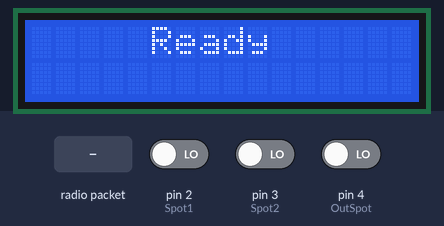
Bench run of a sketch on a simulated Arduino Uno, built with avr-gcc and run on an emulated ATmega328P. On the bench: 16×2 character LCD. The test bench sets the inputs (shaded band); at power-on: pin 4 (OutSpot) LOW, pin 2 (Spot1) LOW, pin 3 (Spot2) LOW. No radio packets arrive unless stated.

Above: at 4.2 s.
4.3 s: pin 4 (OutSpot) driven HIGH
At 5.4 s:
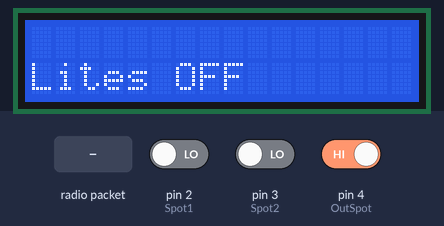
7.3 s: pin 2 (Spot1) driven HIGH
At 9.5 s:
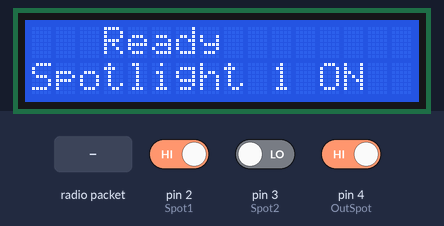
9.8 s: radio packet "1" arrives
At 13.5 s:
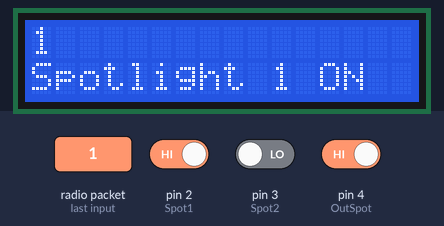
Timing chart, 0 to 15.0 s (numbered marks = the images above; inputs shaded):
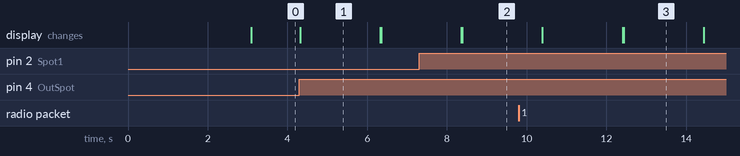

The sketch:

nRF24L01_Alarm_Remote_Unit.ino
```cpp
#include <SPI.h>
#include <RF24.h>
#include <Wire.h>
#include <nRF24L01.h>
#include <LiquidCrystal_I2C.h>
LiquidCrystal_I2C lcd = LiquidCrystal_I2C(0x27, 16, 2);
RF24 radio(7, 8); // CE, CSN
const byte addresses[][6] = {"00001", "00002"};
int Spot1 = 2;
int Spot2 = 3;
int OutSpot = 4;
int Lite1;
int Lite2;
int LitesOUT;
void setup(){
Wire.begin();
lcd.begin();
lcd.backlight();
lcd.print("nRF24 Slave");
delay(3000);
lcd.clear();
radio.begin();
radio.openWritingPipe(addresses[0]);
radio.openReadingPipe(0, addresses[1]);
radio.setDataRate(RF24_250KBPS);
radio.setPALevel(RF24_PA_MAX);
pinMode(Spot1,INPUT);
pinMode(Spot2,INPUT);
pinMode(OutSpot,INPUT);
lcd.setCursor(5, 0);
 lcd.print("Ready");

}
void loop(){
lcd.backlight();
 lcd.setCursor(0, 0);
 delay(5);

 Checkoff();
 Switchies();
}
void Checkoff(){
radio.startListening();
  char zext[32] = "";
  if (radio.available()) {
    radio.read(&zext,sizeof(zext));
   lcd.clear();
    lcd.print(zext);}}

 void Switchies(){
  Lite1 = digitalRead(Spot1);
  Lite2  = digitalRead(Spot2);
  LitesOUT = digitalRead(OutSpot);
  if(Lite1==HIGH){
    lcd.setCursor(0,1);
    lcd.print("Spotlight 1 ON");
    radio.stopListening();
 const char text[] = "SpotA";
 radio.write(&text,sizeof(text));
 delay(2000); }

if(Lite2==HIGH){
    lcd.setCursor(0,1);
    lcd.print("Spotlight 2 ON");
    radio.stopListening();
 const char text[] = "SpotB";
 radio.write(&text,sizeof(text));
 delay(2000); }
 if(LitesOUT==HIGH){
    lcd.clear();
    lcd.setCursor(0,1);

    lcd.print("Lites OFF");
    radio.stopListening();
 const char lext[] = "OFF";
 radio.write(&lext,sizeof(lext));
 delay(2000);

 lcd.clear();
 lcd.print("   Ready  ");
  }}
```

Measured:
- after the input at 4.3 s, the display: changes at once (image 1)
- after the input at 7.3 s, the display: first differs from a run without the input after 1.1 s (image 2)
- after the input at 9.8 s, the display: first differs from a run without the input after 2.6 s (image 3)
- what the display in image 1 shows lasts 2.0 s, from 4.3 s to 6.3 s
